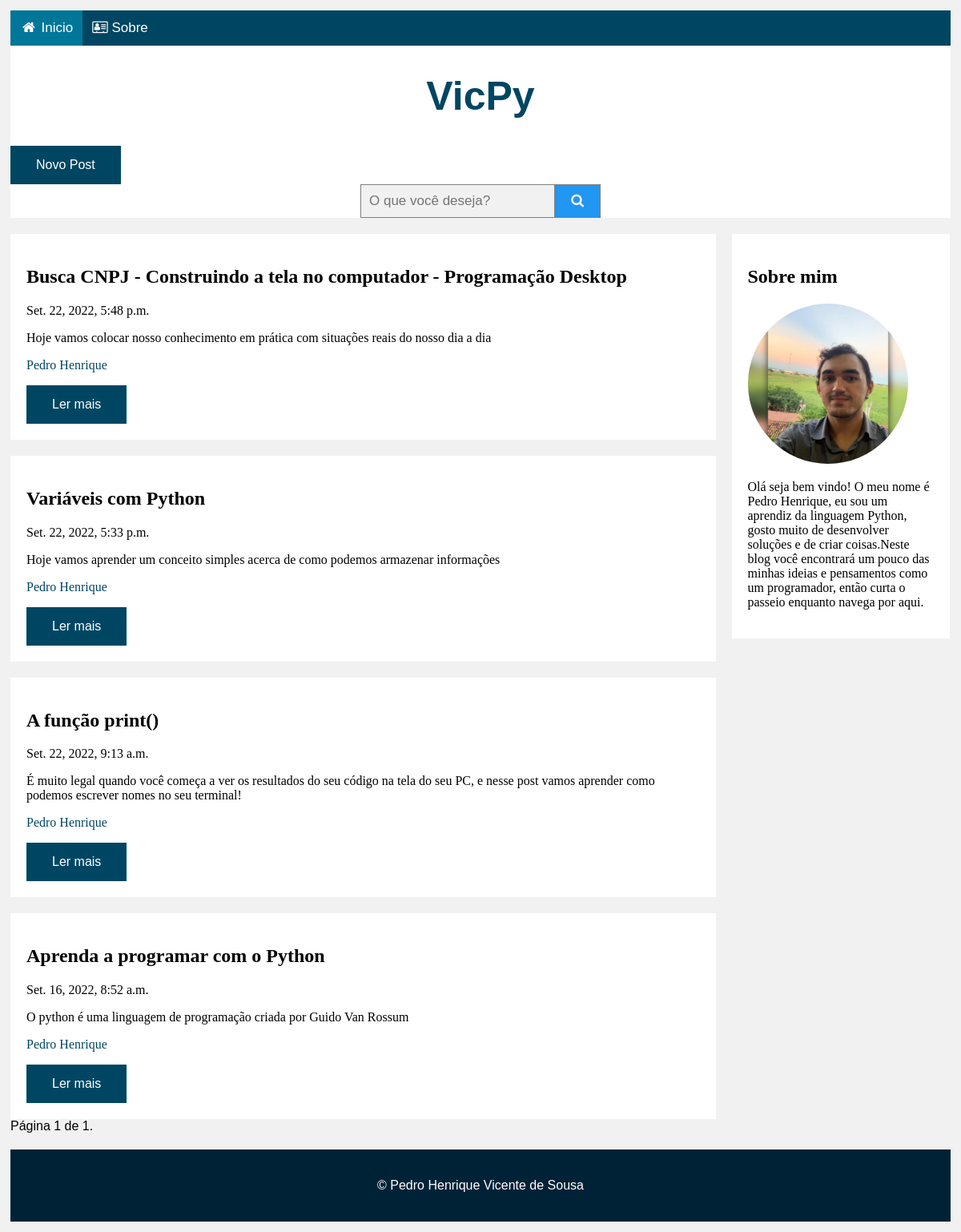
The page /blog/ (signed in) on the database as committed earlier.
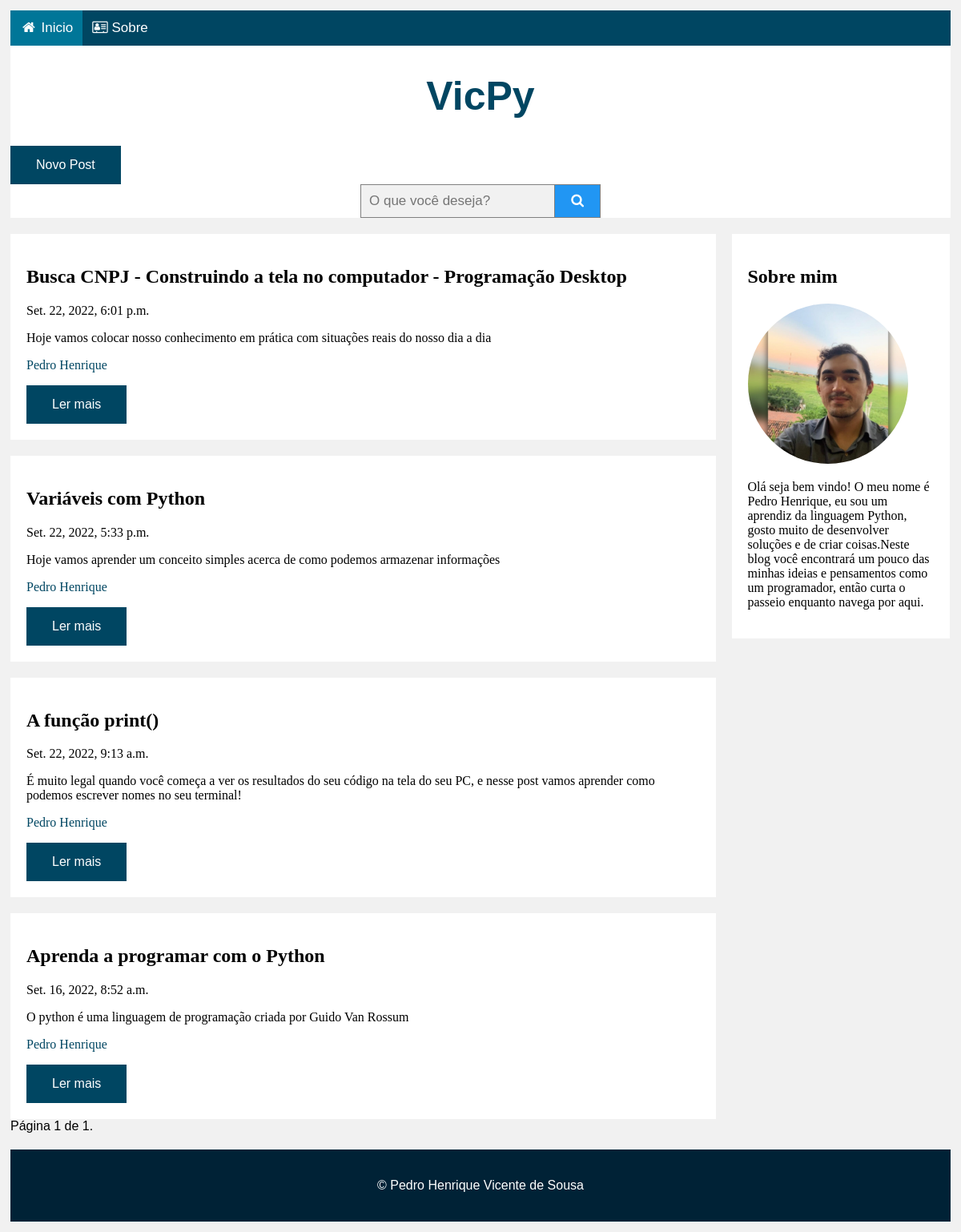
The same page on the database as committed later.
### victech/models.py (models this page shows, shortened)
class Postagem(models.Model):
	titulo = models.CharField(max_length=200)
	descricao = models.CharField(max_length=1024, default= 'Descrição do POST')
	texto = RichTextField(blank=True, null=True, config_name='special')
	data_criacao = models.DateTimeField(default=timezone.now)
	data_publicacao = models.DateTimeField(blank=True, null=True)
	ativo = models.BooleanField(default=True)

### victech/views.py (the view, shortened to what this page needs)
# urls.py: 2. Add a URL to urlpatterns:  path('', views.home, name='home')
def home(request):
	if (request.method == 'GET'):
		if request.user.is_authenticated:
			postagens = Postagem.objects.filter(data_criacao__lte=timezone.now()).order_by('-data_criacao')
		else:
			postagens = Postagem.objects.filter(ativo=True, data_criacao__lte=timezone.now()).order_by('-data_criacao')
		paginacao = Paginator(postagens, 10) # Mostra x posts por página
		usuario = str(request.user)
		try:
			page = int(request.GET.get('page', '1'))
		except ValueError:
			page = 1
		try:
			post = paginacao.page(page)
		except (EmptyPage, InvalidPage):
			post = paginacao.page(paginacao.num_pages)
		return render(request, 'base.html', {'post': post, 'usuario':usuario})

### templates/base.html (shortened to what this page needs)
{% load static %}<!DOCTYPE html>
<html lang="pt-br">
   <head>
      <link rel="stylesheet" href="https://cdnjs.cloudflare.com/ajax/libs/font-awesome/4.7.0/css/font-awesome.min.css">
      <link rel="stylesheet" type="text/css" href="{% static 'css/style_blog.css' %}">
   </head>
   <body>
      <div class="cabecalho">
         <div class="navbar"><a class="active" href="/blog"><i class="fa fa-fw fa-home"></i> Inicio</a><a href="/" target="_blank"><i class="fa fa-address-card-o" aria-hidden="true"></i> Sobre</a></div>
         <div class="titulo">
            <h1 class='victech'>VicPy</h1>
         </div>
         {% if usuario != "AnonymousUser" %}
         <form action="novo_post/" method="get"><input type="submit" value="Novo Post" class="button"></form>
         {% endif %}
         <form class="busca" action="{% url 'home' %}" method="post">
             <input type="text" placeholder="O que você deseja?" name="busca">
             <button type="submit">
                 <i class="fa fa-search"></i>
             </button>
         </form>
      </div>
      <div class="linha">
         {% if erro %}
         <div class="colunaEsquerda">
            <script>alert('{{mensagem}}')</script>
         </div>
         <div class="colunaEsquerda">
            {% for posts in post %}
            <div class="card">
               <form action="{% url 'post_detalhe' posts.pk %}" method="post">
                  {% csrf_token %}
                  <h2>{{posts.titulo}}</a></h2>
                  <p>{{posts.data_publicacao}}</p>
                  <p>{{posts.descricao}}</p>
                  <p><a href="/">Pedro Henrique</a></p>
                  <input type="submit" value="Ler mais" class="button">
               </form>
            </div>
            {% endfor %}
            <div class="pagination"><span class="step-links">{% if post.has_previous %}<a class="button" href="?page={{ post.previous_page_number }}">Anterior</a>{% endif %}<span class="current">Página {{ post.number }} de {{ post.paginator.num_pages }}.</span>{% if post.has_next %}<a class="button" href="?page={{ post.next_page_number }}">Próxima</a>{% endif %}</span></div>
         </div>
         {% else %}
         <div class="colunaEsquerda">
            {% for posts in post %}
            <div class="card">
               <form action="{% url 'post_detalhe' posts.pk %}" method="post">
                  <h2>{{posts.titulo}}</a></h2>
                  <p>{{posts.data_publicacao}}</p>
                  <p>{{posts.descricao}}</p>
                  <p><a href="/">Pedro Henrique</a></p>
                  <input type="submit" value="Ler mais" class="button">
               </form>
            </div>
            {% endfor %}
            <div class="pagination"><span class="step-links"><span class="current">Página {{ post.number }} de {{ post.paginator.num_pages }}.</span></span></div>
         </div>
         {% endif %}
         <div class="colunaDireita">
            <div class="card">
               <h2>Sobre mim</h2>
               <a href="/" target="_blank"><img class="img-sobre" src="{% static 'img/profile.jpeg'%}" alt="Pedro Henrique"></a>
               <p>Olá seja bem vindo! O meu nome é Pedro Henrique, eu sou um aprendiz da linguagem Python, gosto muito de desenvolver soluções e de criar coisas.Neste blog você encontrará um pouco das minhas ideias e pensamentos como um programador, então curta o passeio enquanto navega por aqui.</p>
            </div>
         </div>
      </div>
      <footer>
         <p>© Pedro Henrique Vicente de Sousa</p>
      </footer>
   </body>
</html>

Rows that differ between the two databases and show on the page:
changed Postagem "Busca CNPJ - Construindo a tela no computador - Programação Desktop": data_publicacao "Set. 22, 2022, 5:48 p.m." → "Set. 22, 2022, 6:01 p.m."
